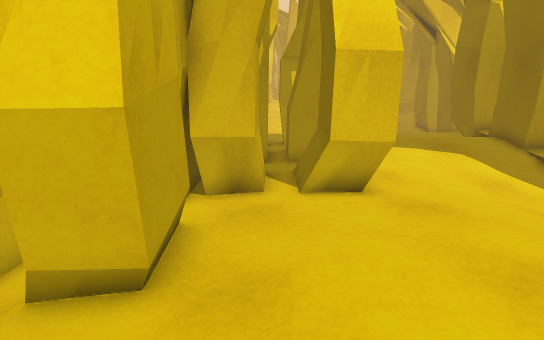
View 1 (above)

24 first-person views from a walk through a Unity game level. The camera is 1.5 m above the floor, tilts 14° down and sees 70° across. The floor is counted in squares, 0.5 m on a side. Each view is taken from the middle of a square. On the plan, view 1 faces up. The plan holds only what a view shows up to about 20 squares ahead; the rest is blank. The place goes on beyond the plan.

View 2
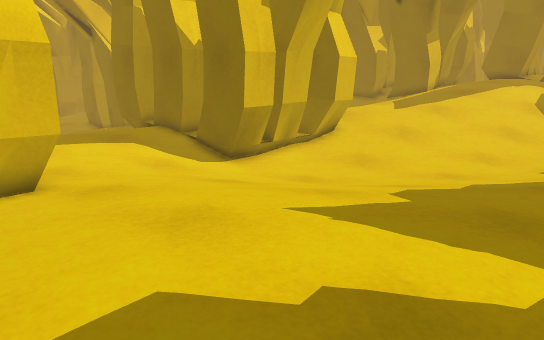

View 3
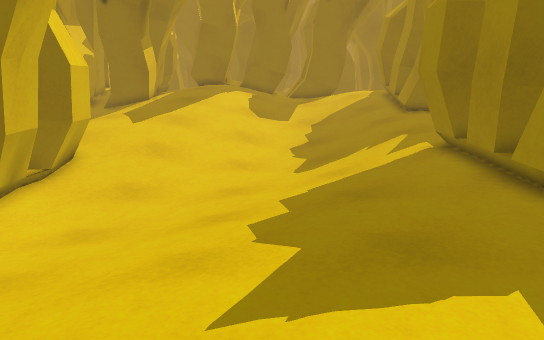

View 4
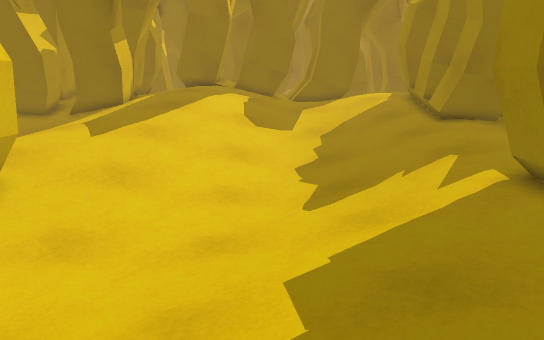

View 5
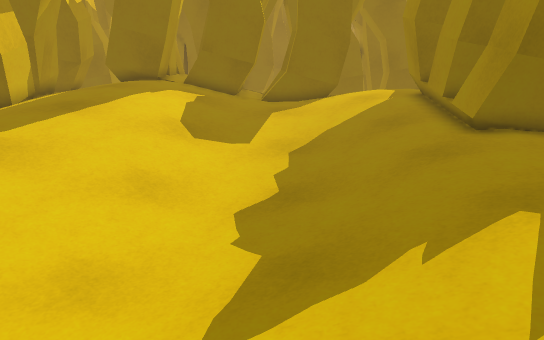

View 6
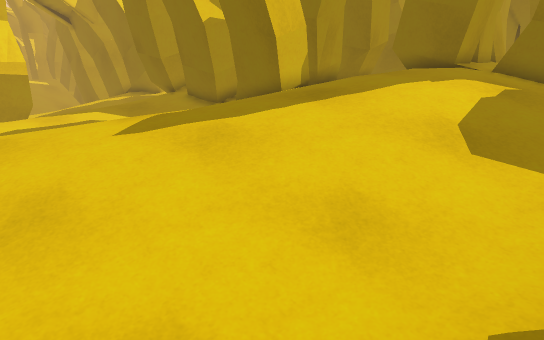

View 7
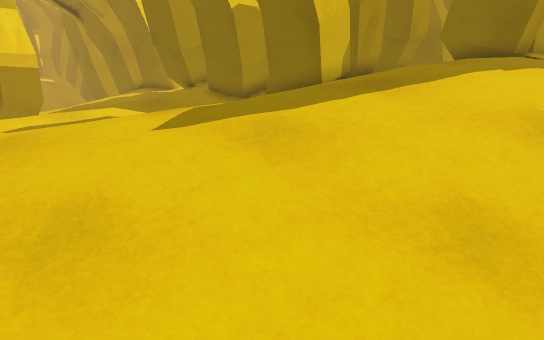

View 8
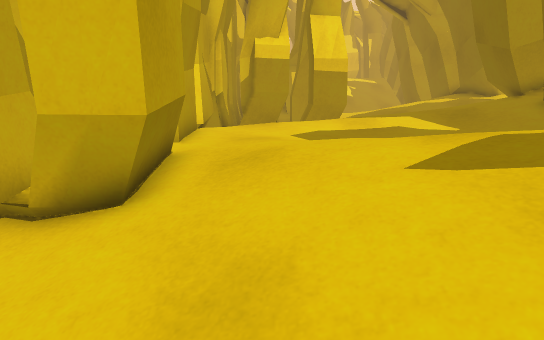

View 9
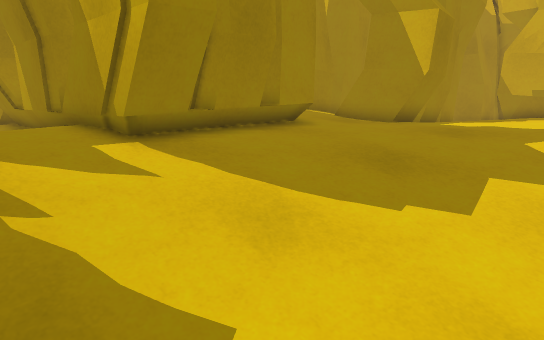

View 10
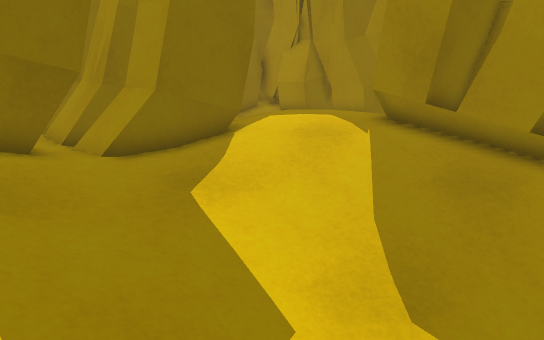

View 11
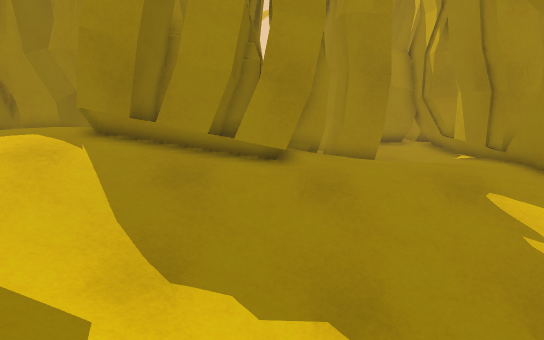

View 12
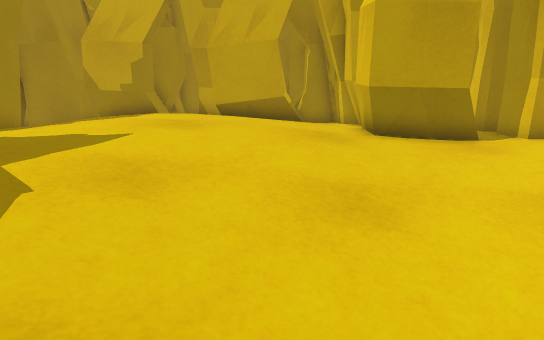

View 13
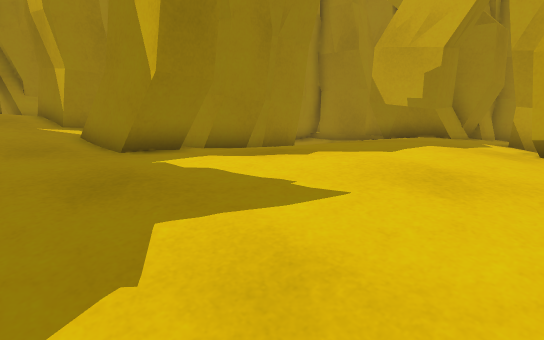

View 14
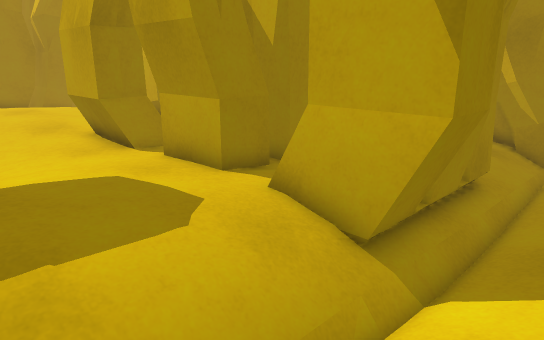

View 15
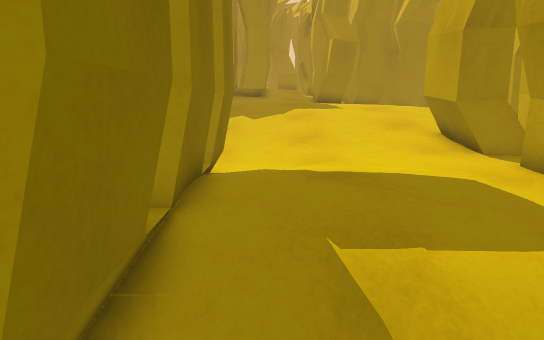

View 16
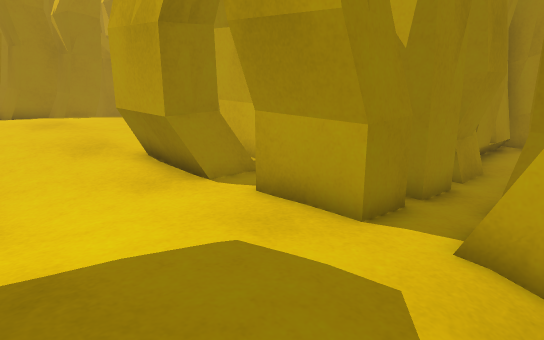

View 17
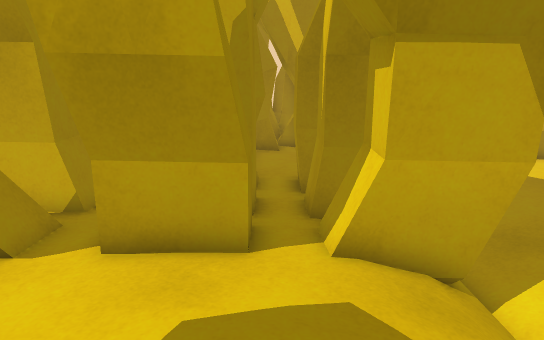

View 18
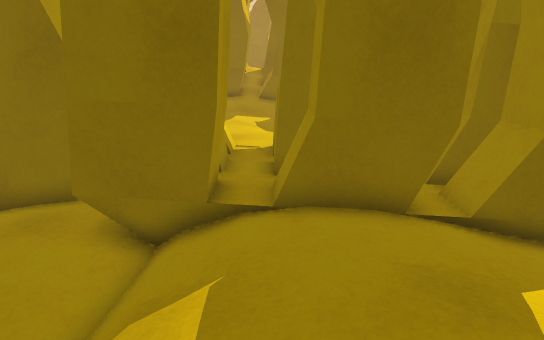

View 19
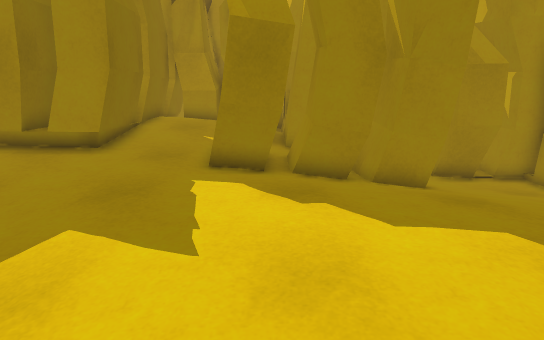

View 20
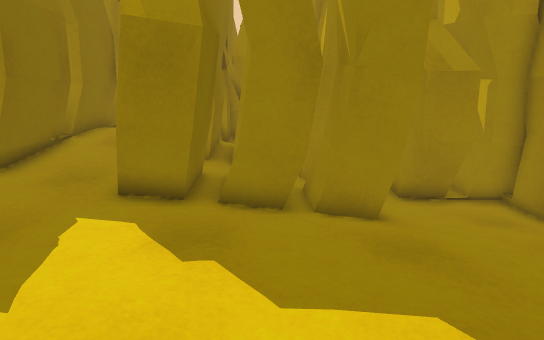

View 21
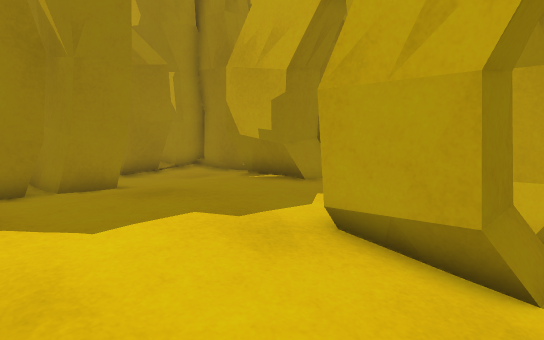

View 22
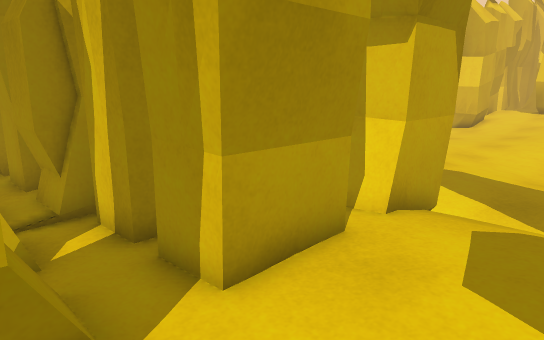

View 23
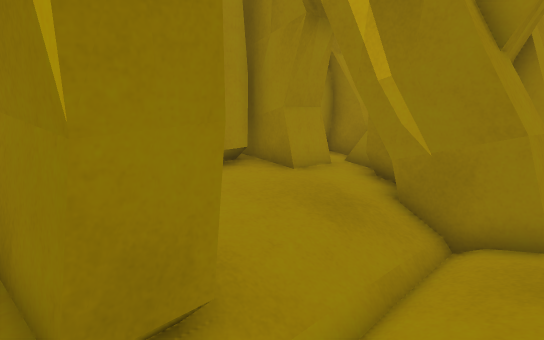

View 24
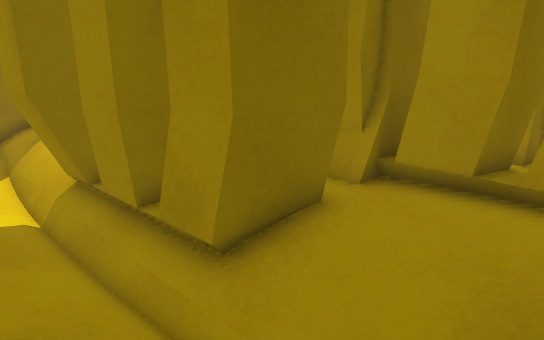

### Floor plan
Key: @ floor where view 1 was taken; # wall or solid block; . main floor; : floor 0.25 m higher than the main floor; - floor 0.25 m lower than the main floor; + floor 0.5 m higher than the main floor; _ floor 0.5 m lower than the main floor; * floor 0.75 m higher than the main floor; < floor 0.75 m lower than the main floor; % floor 1 m higher than the main floor; ( floor 1 m lower than the main floor; & floor 1.25 m higher than the main floor; / step, stairs or slope; = window, fence, low wall or low ledge; T thing the floor can be seen under or through.
Columns run from 12 left of view 1 to 38 right of it. Each row starts with its distance up from view 1.
 25    _      ____<__   ___--#         #
 24  ==<__< <<<<<<<<<    _---#   # ######
 23 ###<<<<<<<<((##<<<< __##     #           ###
 22  ##<<<<<#######<<<//<<##     #     ..::::###
 21  ##____####  ##----///##    ## ......::::###
 20 ###____####   #-------#####............:://
 19 #_-----##     #-.......==#####...........##
 18 =##-----#     #.......####   ##....     .##
 17   ####### #   ##......##     ##...       ####
 16      #### #  ###......##     ##..        ###
 15     ## # #######...----#      .:::        =
 14          #------------####    #:::::     ##
 13          ####===-----_####    #::::++    ##
 12           ######----__####  ###.::+++++ ######
 11       #   ######----__#########.::++++*** #######
 10       ##  ######.---___<<<___///.::+++***%%%  ==
  9           #.......---___<<<___-///::++***%%%%&##
  8           #........--___<<<<___-//////+**%%%&&#
  7          ##........---___<<<___--//////**%%%&&###
  6        # ##...::....---__________-///////*%%%%##
  5        #-##..:::::...---_________--////////%%%#
  4        #. #.::::::....---__________--/////////#
  3        #....:::::::....---_________---.////+**#
  2      #--.....:::::::....----________---////++*##
  1      ### .....::::::......----______---..//+++=====
  0      ### ...@....::::.......///////---...//++*#####
 -1        # ---....##.:::......./////////..::++**###
 -2       ##-----#####=::::::::  ////////////++***#
 -3       #___########=.:=::##TTT:::::///////+****#
 -4      ##___  ######=::#####TTT::::::++++++  *%%%%
 -5      ##_##  ####===::####   T:++++++########%%%%
 -6      #####  #- ...:::##     #:::++++######  %%%
 -7          #  #######::##     =::::::+######  %%
 -8                ####:+##    ##::    #####
 -9                ####:+##     #.. ###          #####=
-10                  # :+#      #..   #          ######

Where each view was taken, in squares from view 1:
view 1: 0 up, 0 right, facing up
view 2: 1 down, 0 right, facing up-right
view 3: 3 up, 1 right, facing right
view 4: 3 up, 6 right, facing right
view 5: 1 up, 13 right, facing right
view 6: 1 up, 18 right, facing up-right
view 7: 3 up, 18 right, facing up-right
view 8: 5 up, 20 right, facing up
view 9: 5 up, 20 right, facing down-left
view 10: 5 up, 25 right, facing down-right
view 11: 7 up, 25 right, facing down
view 12: 7 up, 14 right, facing left
view 13: 7 up, 10 right, facing down-left
view 14: 25 up, 8 right, facing down-left
view 15: 25 up, 9 right, facing down
view 16: 21 up, 8 right, facing down-left
view 17: 18 up, 9 right, facing left
view 18: 19 up, 3 right, facing right
view 19: 9 up, 4 right, facing down
view 20: 7 up, 2 right, facing down
view 21: 9 up, 4 right, facing down-left
view 22: 12 up, 6 right, facing up-left
view 23: 25 up, 2 left, facing down-left
view 24: 25 up, 9 left, facing down-right
